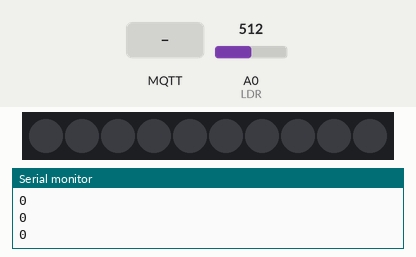
The sketch below on a simulated ESP8266 (NodeMCU). On the bench: 10 RGB LEDs in strip order, left to right, the last lines printed to the serial monitor. Inputs (shaded band) come from the test bench; at power-on: A0 (LDR) = 512. Dim RGB values are drawn brighter than linear; WiFi joins after 1.5 s; servers stay silent unless stated; no MQTT or app messages arrive unless stated.

Above: at 2.9 s.
3.0 s: MQTT message "AMO:" arrives on the first subscribed topic
At 3.3 s:
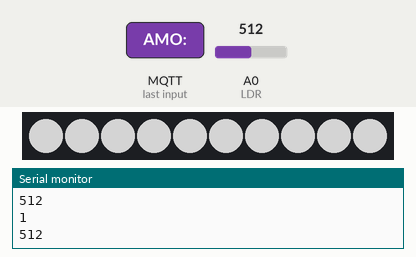
4.5 s: A0 (LDR) set to 716
6.0 s: A0 (LDR) set to 306
7.5 s: A0 (LDR) set to 122
9.0 s: A0 (LDR) set to 860
At 9.7 s:
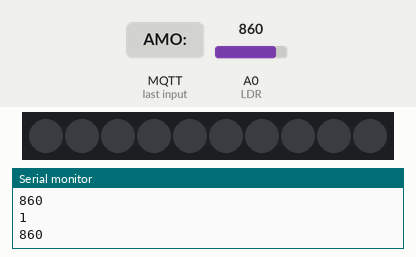
10.5 s: A0 (LDR) set to 840
At 10.52 s:
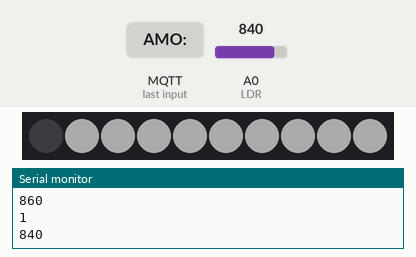
Timing chart, 0 to 13.0 s (numbered marks = the images above; inputs shaded):
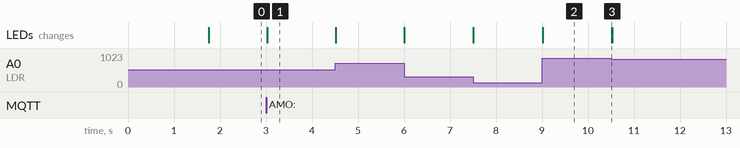

The sketch:

ambientLights.ino
```cpp
#include<Adafruit_NeoPixel.h>
#define rgb 12

#define LDR A0

#include<ESP8266WiFi.h>
#include<PubSubClient.h>
#define BAUD_RATE 9600

// EDIT THESE LINES TO MATCH YOUR SETUP
#define MQTT_SERVER "192.168.43.233"
const char* ssid = "CIA_Surveillance_Drone";
const char* password = "123454321";
const char* mqtt_username = "astr1x";
const char* mqtt_password = "astr1x2096";

// Topic to subscribe to for the commands
char* subTopic = "bellax/req";

// Topic to publish to confirm that the light has been turned on for the python script to log
char* pubTopic = "bellax/ack";

// Callback function header
void callback(char* topic, byte* payload, unsigned int length);
void reconnect();

// Global variable
bool flag = false, stat = false;
char msg[100];
String cmd = "";
char delimiter = ':';
int value = 0;

WiFiClient wifiClient;
PubSubClient client(MQTT_SERVER, 1883, callback, wifiClient);

Adafruit_NeoPixel pixels = Adafruit_NeoPixel(10, rgb, NEO_GRB+NEO_KHZ800);
uint32_t red = pixels.Color(255,0,0);
uint32_t green = pixels.Color(0,255,0);
uint32_t blue = pixels.Color(0,0,255);
uint32_t white = pixels.Color(255,255,255);
uint32_t black = pixels.Color(0,0,0);

void goBlack() {
   for(int i=0;i<10;i++){
    // pixels.Color takes RGB values, from 0,0,0 up to 255,255,255
    pixels.setPixelColor(i, black); // Moderately bright green color.
    pixels.show();
  }
}

void redShow() {
  for(int i=0;i<10;i++){
    // pixels.Color takes RGB values, from 0,0,0 up to 255,255,255
    pixels.setPixelColor(i, red); // Moderately bright green color.
  }
  pixels.show();
}

void greenShow() {
  for(int i=0;i<10;i++){
    // pixels.Color takes RGB values, from 0,0,0 up to 255,255,255
    pixels.setPixelColor(i, green); // Moderately bright green color.
    pixels.show();
  }
}

void blueShow() {
  for(int i=0;i<10;i++){
    // pixels.Color takes RGB values, from 0,0,0 up to 255,255,255
    pixels.setPixelColor(i, blue); // Moderately bright green color.
    pixels.show();
  }
}


void whiteShow(int brightness) {
  for(int i=0;i<10;i++){
    // pixels.Color takes RGB values, from 0,0,0 up to 255,255,255
    pixels.setPixelColor(i, white); // Moderately bright green color.
    pixels.setBrightness(brightness);
    pixels.show();
  }
}

void reconnect() {

  //attempt to connect to the wifi if connection is lost
  if(WiFi.status() != WL_CONNECTED) {

    //loop while we wait for connection
    while (WiFi.status() != WL_CONNECTED) {
      delay(500);
      // Serial.print(".");
    }
  }

  //make sure we are connected to WIFI before attemping to reconnect to MQTT
  if(WiFi.status() == WL_CONNECTED){
  // Loop until we're reconnected to the MQTT server
    while (!client.connected()) {

      // Generate client name based on MAC address and last 8 bits of microsecond counter
      String clientName;
      clientName += "BellaX-Ambient";

      //if connected, subscribe to the topic(s) we want to be notified about
      if (client.connect((char*) clientName.c_str(), mqtt_username, mqtt_password)) {
        //Serial.print("\tMTQQ Connected");
        client.subscribe(subTopic);
      }
    }
  }
}

void setup() {
  Serial.begin(BAUD_RATE);

  Serial.println();
  Serial.print("Connecting to ");
  Serial.println(ssid);

  WiFi.begin(ssid, password);
  while (WiFi.status() != WL_CONNECTED) {
    delay(500);
    Serial.print(".");
  }

  reconnect();

  Serial.println("");
  Serial.println("WiFi connected");
  Serial.println("IP address: ");
  Serial.println(WiFi.localIP());

  delay(200);

  pinMode(A0, INPUT);
  pixels.begin();
  goBlack();
  delay(10);

}

void loop() {
  // Reconnect if connection is lost
  if (!client.connected() && WiFi.status() == 3)
    reconnect();
   Serial.println(flag);

  if(flag) {
   value = analogRead(LDR);
   Serial.println(value);
   if(value < 100)
    whiteShow(255);
   else if(value > 850)
    whiteShow(0);
   else
   {
    value = 1024 - value;
    value /= 4;
    whiteShow(value);
   }
  }
  else
    goBlack();
  client.loop();
  // MUST delay to allow ESP8266 WIFI functions to run
  delay(10);
}

// MQTT callback function
void callback(char* topic, byte* payload, unsigned int length) {
  // Convert topic to string to make it easier to work with
  String topicStr = topic;
  // We expect a reply
  cmd = String((char *)payload).substring(0,length);
  if(cmd == "AMO:") {
    if(stat)
      client.publish(pubTopic, "4A:");
     else {
      client.publish(pubTopic, "4T:");
      flag = true;
      stat = true;
     }
  }
  else if(cmd == "AMF:") {
    if(!stat)
      client.publish(pubTopic, "4B:");
     else {
      client.publish(pubTopic, "4F:");
      flag = false;
      stat = false;
     }
  }
  else {}
   // To prevent the watch dog timer for running out...
   yield();
}
```

Measured:
- after the input at 3.0 s, the LEDs: change at once (image 1)
- after the input at 9.0 s, the LEDs: change at once (image 2)
- after the input at 10.5 s, the LEDs: change at once (image 3)
